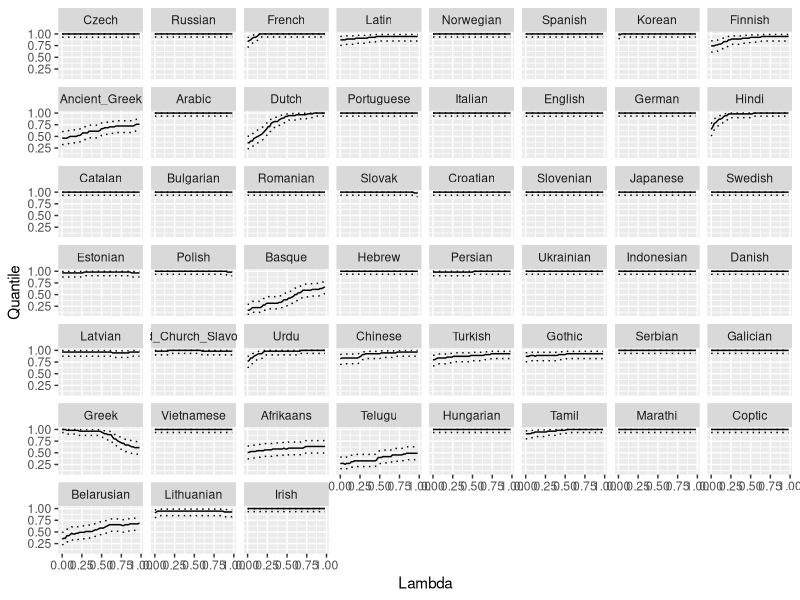

This chart was generated by the following R code:
data = read.csv("optimality-by-lambda.tsv", sep="\t")

library(tidyr)
library(dplyr)
library(ggplot2)

plot = ggplot(data, aes(x=Lambda, y=Quantile)) + geom_line() + facet_wrap(~Language)

cBoundUpper = c()
cBoundLower = c()
pValue = c()
for(i in (1:nrow(data))) {
   quantile = data$Quantile[[i]]
   samples = data$Samples[[i]]
   test = binom.test(round(quantile*samples), round(samples), alternative="two.sided", conf.level=1-0.05)
   cBoundUpper = c(cBoundUpper, test$conf.int[[2]])
   cBoundLower = c(cBoundLower, test$conf.int[[1]])
   pValue = c(pValue, test$p.value*3)
}
data$UpperBound = cBoundUpper
data$LowerBound = cBoundLower
data$pValue = pValue


plot = ggplot(data, aes(x=Lambda, y=Quantile)) + geom_line() + geom_line(aes(x=Lambda,y=LowerBound)) + facet_wrap(~Language)



corpusSize = read.csv("../../../corpus-size/corpus-sizes.tsv", sep="\t")
languagesOrdered = corpusSize$language[order(-corpusSize$sents_train)]

data$Language = factor(data$Language, levels=languagesOrdered)



plot = ggplot(data, aes(x=Lambda, y=Quantile)) + geom_line() + geom_line(aes(x=Lambda,y=UpperBound), linetype="dotted") + geom_line(aes(x=Lambda,y=LowerBound), linetype="dotted") + facet_wrap(~Language)


ggsave(plot, file="figures/quantileByLambda.pdf")
